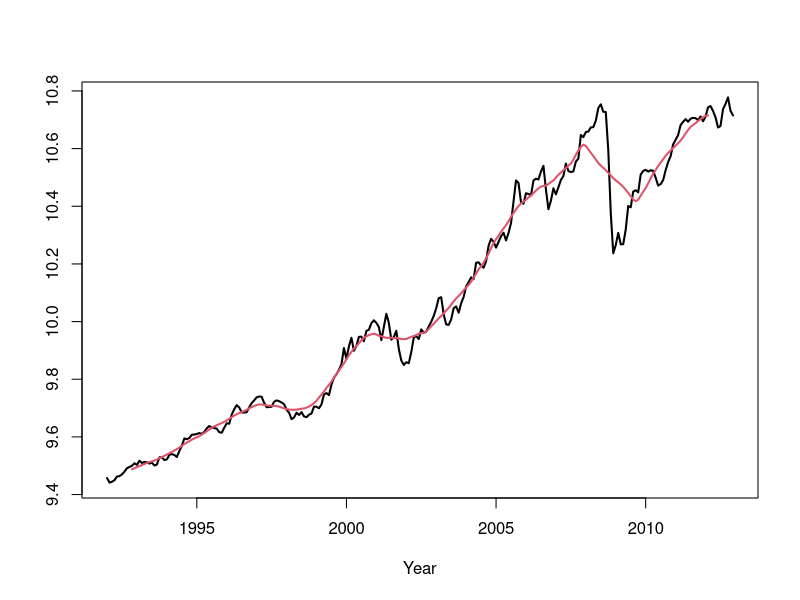
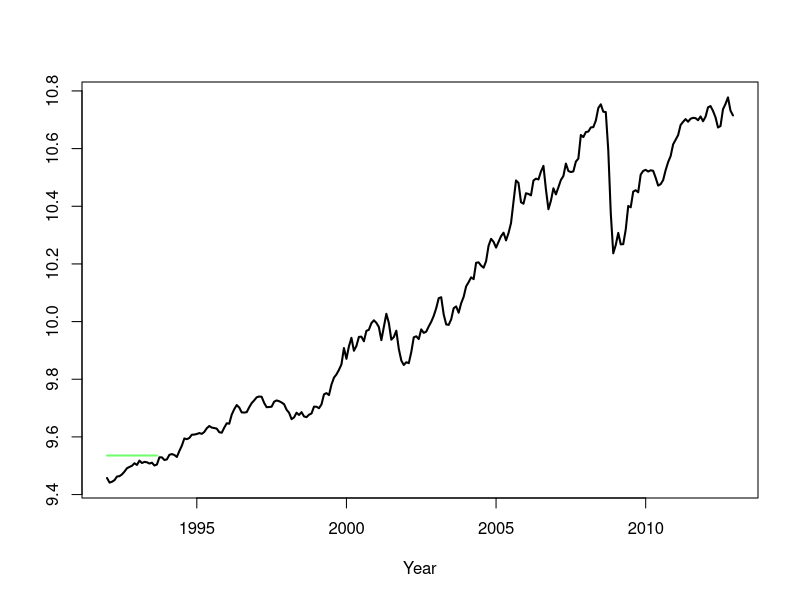
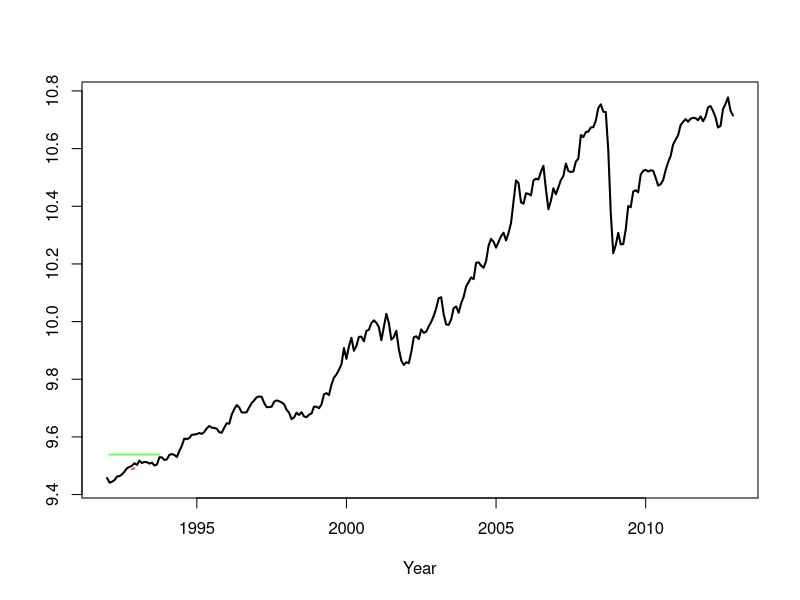
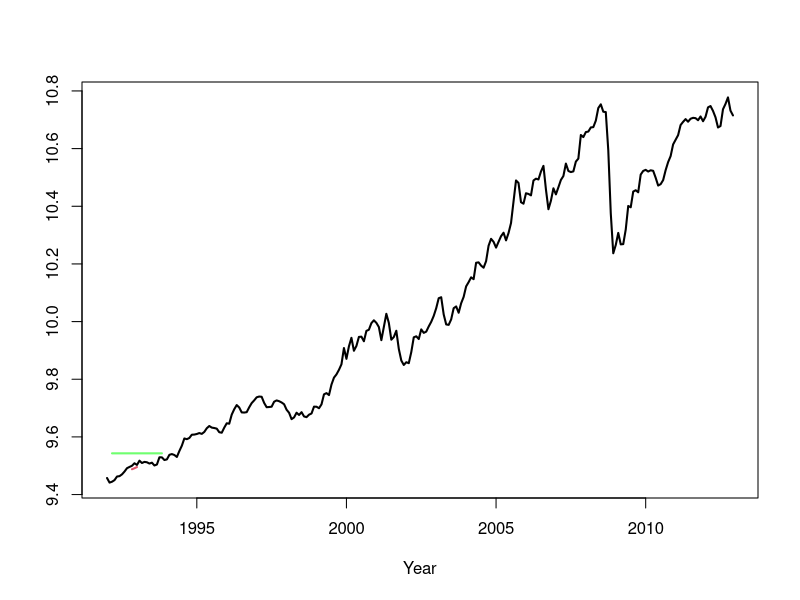
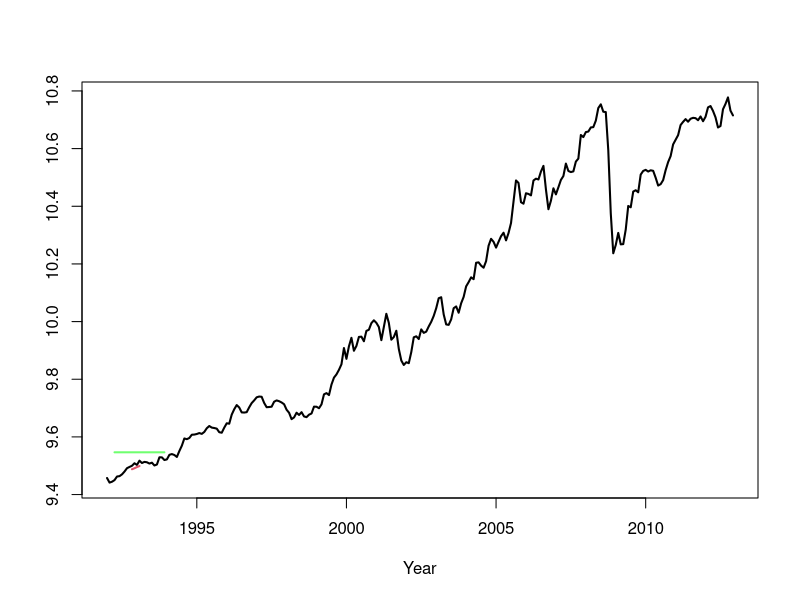
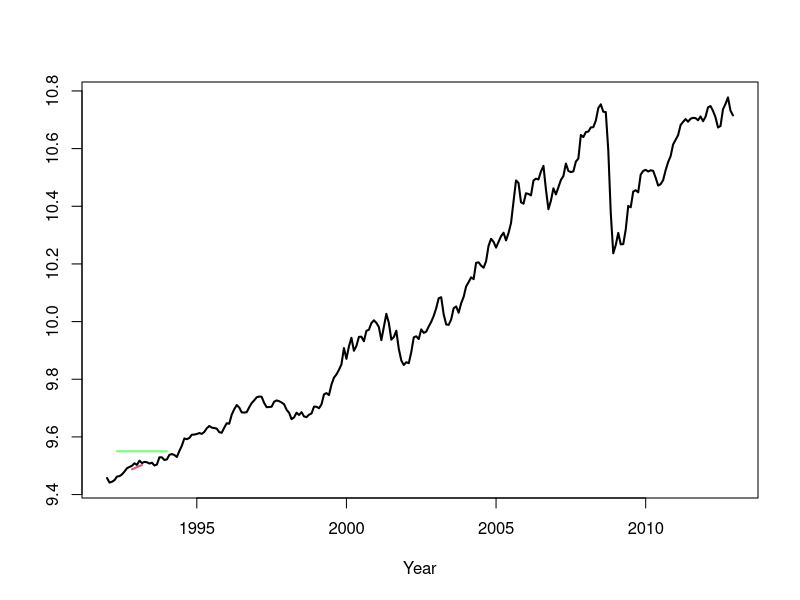
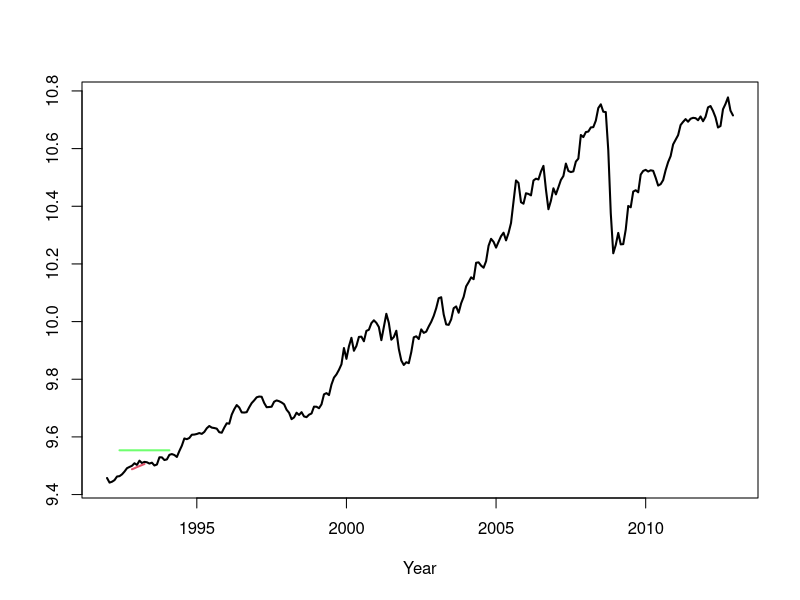
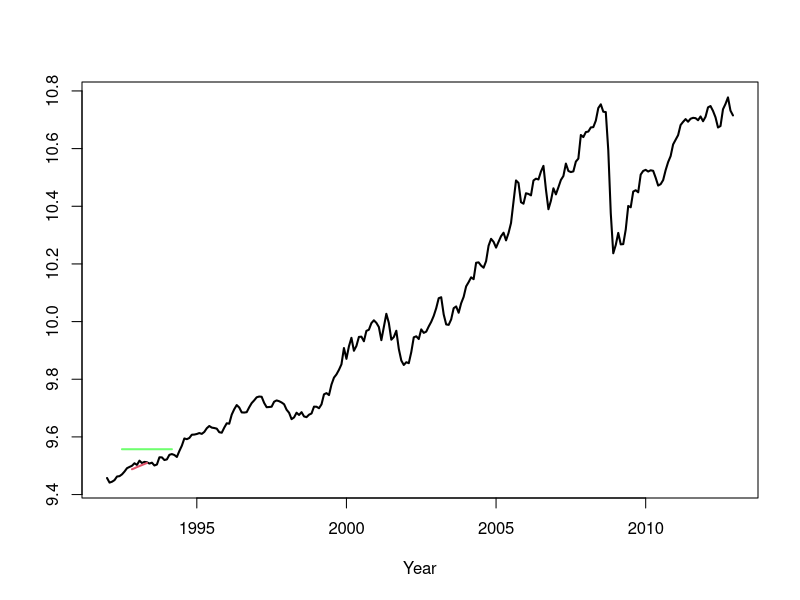

These figures' R source, in order:
## ---- chunk 1
knitr::opts_knit$set(root.dir = 'C:/Users/neide/OneDrive/Documents/TimeSeriesR/Data')
## ---- chunk 2
gassa <- read.table("GasSA_2-11-13.dat")
gassa.log <- ts(log(gassa),start=1992,frequency=12)

h <- 10
simple.ma <- rep(1,2*h+1)/(2*h+1)
gas.trend <- filter(gassa.log,simple.ma,method="convolution",sides=2)
gas.trend <- ts(gas.trend,start=1992,frequency=12)
plot(ts(gassa.log,start=1992,frequency=12),col=1,ylab="",xlab="Year",lwd=2)
lines(ts(gas.trend,start=1992,frequency=12),col=2,lwd=2)

### Movie
movie <- TRUE
delay <- 0
flex <- 0
siglen <- length(gas.trend) - 2*h
range <- seq(1,siglen,1)
if(movie) {
for(t in range)
{
	Sys.sleep(delay)
	filterweight <- c(rep(NA,t-1),simple.ma + gas.trend[h+t] + flex,
		rep(NA,siglen-t))
	plot(ts(gassa.log,start=1992,frequency=12),col=1,ylab="",xlab="Year",lwd=2)
	lines(ts(gas.trend[1:(h+t)],start=1992,frequency=12),col=2,lwd=2)
	lines(ts(filterweight,start=1992,frequency=12),col="#00FF0090",lwd=2)
} }
## ---- chunk 3
gas.diff <- diff(gassa.log)
par(oma=c(2,0,0,0),mar=c(2,4,2,2)+0.1,mfrow=c(2,1),cex.lab=.8)
plot(gassa.log,xlab="",ylab="Log Gas  Sales",yaxt="n",xaxt="n")
axis(1,cex.axis=.5)
axis(2,cex.axis=.5)
plot(gas.diff,xlab="",ylab = "Gas Growth Rate",yaxt="n",xaxt="n")
axis(1,cex.axis=.5)
axis(2,cex.axis=.5)
mtext(text="Year",side=1,line=1,outer=TRUE)
